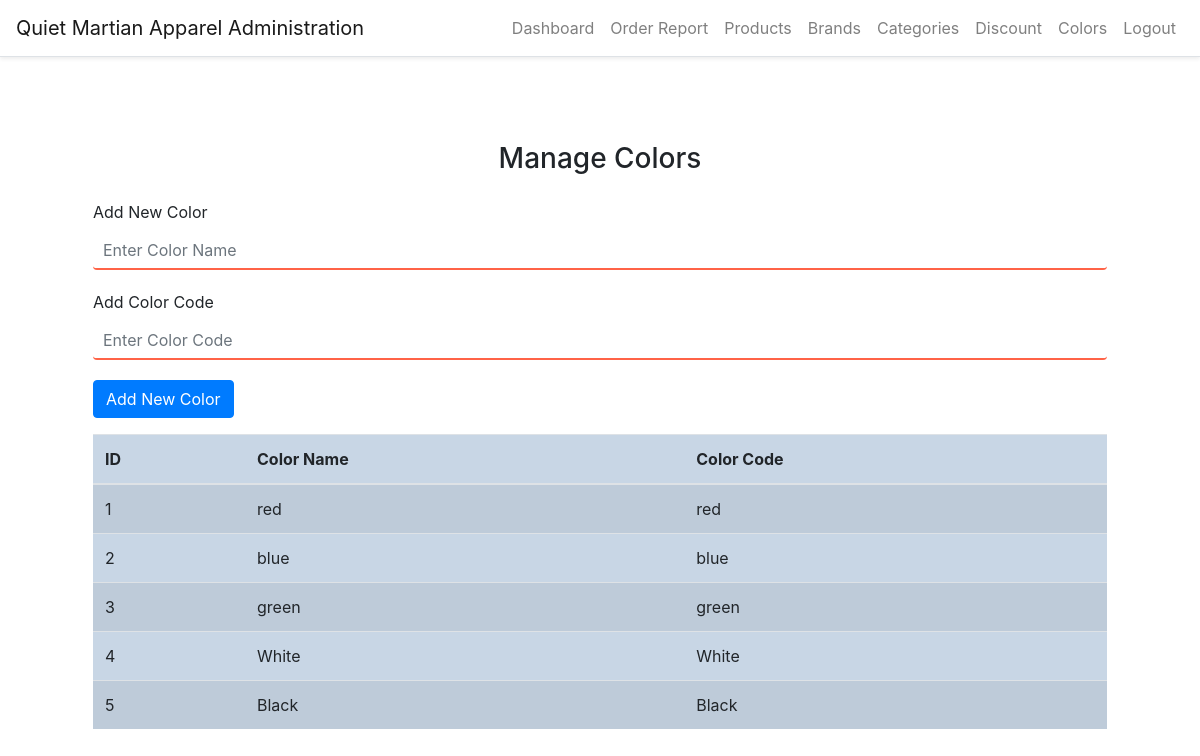
/manage-colors (signed in), run on the app's committed database.
### website/models.py (models this page shows)
class Color(db.Model, UserMixin):
    id = db.Column(db.Integer, primary_key=True)
    name = db.Column(db.String(150))
    color_code = db.Column(db.String(150))
    products = db.relationship('Product')

### website/auth.py (the view, shortened to what this page needs)
@auth.route('/manage-colors', methods=['GET', 'POST'])
@login_required
def manage_colors():
    co = Color.query.all()
    colors = co
    return render_template("staff/manage_colors.html", colors=colors, user=current_user)

### website/templates/staff/manage_colors.html (shortened to what this page needs)
<!DOCTYPE html>
{% extends "staff/layout.html" %}
{% block main %}
<head>
<link rel="stylesheet" href="static/style.css">
</head>
<body>
<div class="container">
    <h3 class="my-4 text-center">Manage Colors</h3>
    <form method="POST">
        <div class="form-group">
            <label for="newcolor">Add New Color</label>
            <input type="text" class="form-control" id="newcolor" name="newcolor" placeholder="Enter Color Name"
                required>
        </div>
        <div class="form-group">
            <label for="newcolor">Add Color Code</label>
            <input type="text" class="form-control" id="color_code" name="color_code" placeholder="Enter Color Code"
                required>
        </div>
        <button type="submit" class="btn btn-primary mb-3">Add New Color</button>
    </form>
    <table class="table table-striped" style="background-color: #c8d6e5">
        <thead >
            <tr>
                <th>ID</th>
                <th>Color Name</th>
                <th>Color Code</th>
            </tr>
        </thead>
        <tbody>
            {% for color in colors %}
            <tr>
                <td>{{ color.id }}</td>
                <td>{{ color.name }}</td>
                <td>{{ color.color_code }}</td>
            </tr>
            {% endfor %}
        </tbody>
    </table>
</div>
</body>
{% endblock %}

### website/static/style.css (style rules this page uses)
html { scroll-behavior: smooth; }
input[type="text"], input[type="password"], input[type="email"], input[type="date"], select { width: 100%; padding: 10px; margin-bottom: 20px; font-size: 16px; border: none; border-bottom: 2px solid #ff6347; }

### data on the page
Color: id "1", name "red", color_code "red"
Color: id "2", name "blue", color_code "blue"
Color: id "3", name "green", color_code "green"
Color: id "4", name "White", color_code "White"
Color: id "5", name "Black", color_code "Black"
